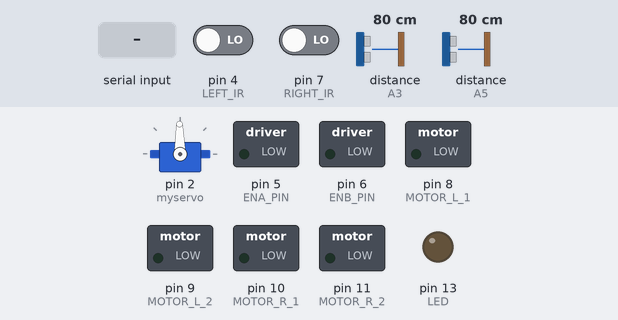
Simulated run of this sketch. Board: Arduino Uno, built with avr-gcc and run on an emulated ATmega328P. Shown: servo, switched loads named in the sketch (green lamp = pin HIGH), output pins drawn as LEDs (lit = HIGH). Dashed ring = blinking. The inputs (shaded band) are chosen by the test bench; at power-on: distance to the obstacle (sensors on A5, A3) 80 cm, pin 4 (LEFT_IR) LOW, pin 7 (RIGHT_IR) LOW. The echo pulse lasts 58.3 µs per cm; pins used as bus, display or sensor lines are not drawn.

Above: at 1.2 s.
1.3 s: byte 112 ('p') received over Serial
At 1.52 s:
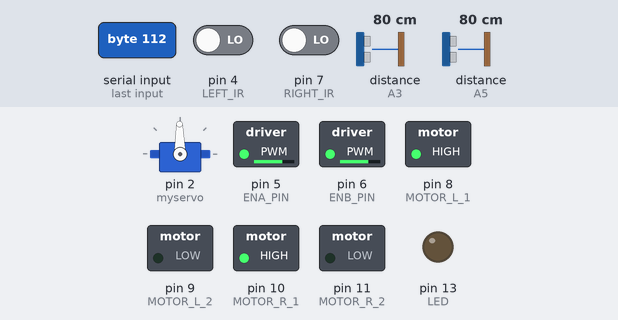
4.3 s: distance to the obstacle (sensor on A5) set to 23 cm
7.3 s: distance to the obstacle (sensor on A5) set to 19 cm
At 8.5 s:
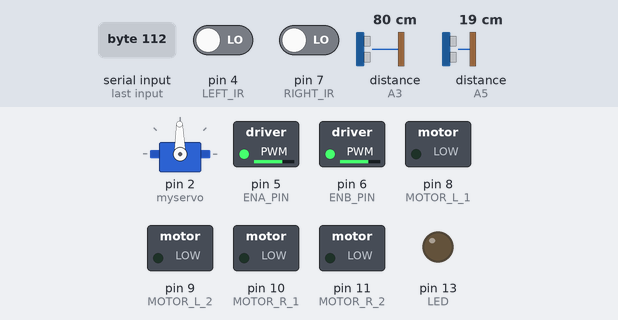
8.9 s: "b" received over Serial
At 9.8 s:
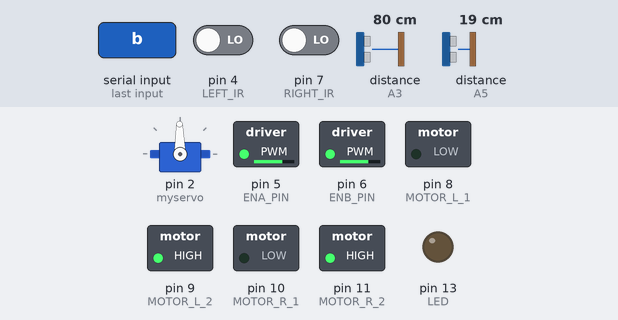
10.4 s: byte 107 ('k') received over Serial
At 10.9 s:
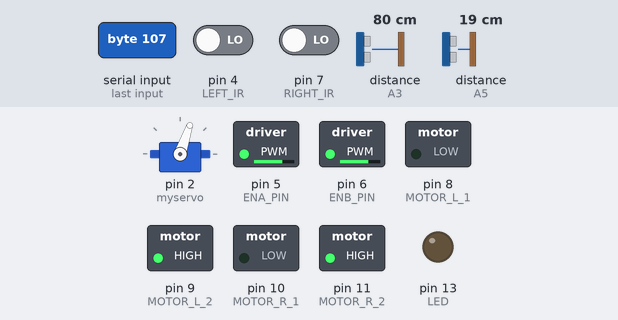
11.9 s: byte 109 ('m') received over Serial
At 13.2 s:
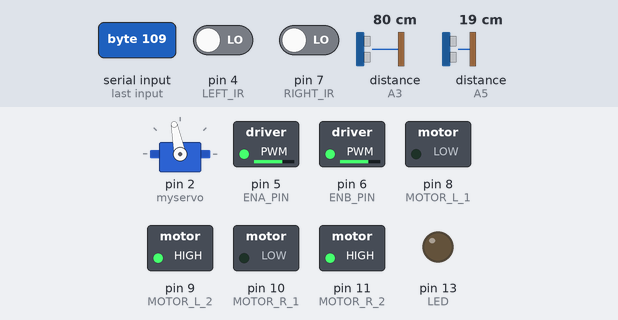
Timing chart, 0 to 14.4 s (numbered marks = the images above; inputs shaded):
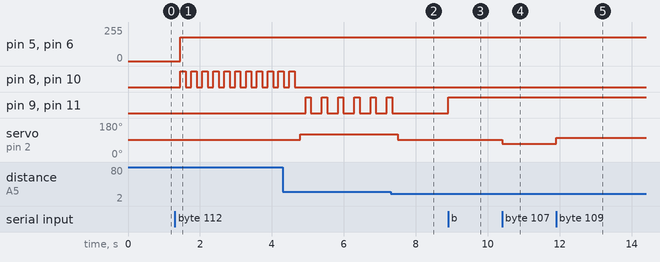

Measured:
- the behaviour switches between 21 and 20 cm on distance to the obstacle (sensor on A5) (found by bisection; images 1 and 2)
- after the input at 1.3 s, pin 5 (ENA_PIN), pin 6 (ENB_PIN): 0/255 → 180/255 after 0.15 s; pin 8 (MOTOR_L_1), pin 10 (MOTOR_R_1): alternates HIGH for 0.15 s and LOW for 0.16 s, starting after 0.15 s
- after the input at 7.3 s, pin 9 (MOTOR_L_2), pin 11 (MOTOR_R_2): goes on until 7.3 s, then stays LOW; servo on pin 2 (myservo): 121° → 91° after 0.20 s
- after the input at 8.9 s, pin 9 (MOTOR_L_2), pin 11 (MOTOR_R_2): LOW → HIGH at once
- after the input at 10.4 s, servo on pin 2 (myservo): 91° → 71° at once
- after the input at 11.9 s, servo on pin 2 (myservo): 71° → 101° at once
- by itself, pin 9 (MOTOR_L_2), pin 11 (MOTOR_R_2): alternates HIGH for 0.15 s and LOW for 0.30 s

The sketch:

sketch_jrc.ino
```cpp
#include <Servo.h>

Servo myservo;

int LEFT_IR = 4;
int RIGHT_IR = 7;

int ENA_PIN = 5;
int ENB_PIN = 6;
int MOTOR_L_1 = 8;
int MOTOR_L_2 = 9;
int MOTOR_R_1 = 10;
int MOTOR_R_2 = 11;

int FORWARD = 0;
int BACK = 1;

int ANGLE_RIGHT1 = 101;
int ANGLE_RIGHT2 = 111;
int ANGLE_RIGHT3 = 121;
int ANGLE_LEFT1 = 81;
int ANGLE_LEFT2 = 71;
int ANGLE_LEFT3 = 61;
int ANGLE_MIDDLE = 91;

int MOVETIME = 150;

int REARAREA = 20;
int REARGAP = 5;

int PARALLELAREA = 25;
int PARALLELGAP = 13;

int SPEED = 180;
boolean isForward = true;
boolean isStop = true;
boolean isParking_Finish = false;

int LEFT_TRIG = A4;
int LEFT_ECHO = A5;
int RIGHT_TRIG = A2;
int RIGHT_ECHO = A3;

int LED = 13;
unsigned char angle = ANGLE_MIDDLE;
char getstr;

int flag = 0;

boolean isNear(int pinnum)
{
  int val = digitalRead(pinnum);
  if (val == LOW)
  {
    return true;
  }
  return false;
}

boolean isHorizontal()
{
  int val_left = digitalRead(LEFT_IR);
  int val_right = digitalRead(RIGHT_IR);
  if (val_left == LOW && val_right == LOW)
  {
    return true;
  }
  return false;
}

int getDistance(int trig, int echo)
{
  digitalWrite(trig, HIGH);
  delayMicroseconds(20);
  digitalWrite(trig, LOW);
  return pulseIn(echo, HIGH);
}

int getLeft()
{
  digitalWrite(LEFT_TRIG, HIGH);
  delayMicroseconds(20);
  digitalWrite(LEFT_TRIG, LOW);
  return pulseIn(LEFT_ECHO, HIGH);
}

int getRight()
{
  digitalWrite(RIGHT_TRIG, HIGH);
  delayMicroseconds(20);
  digitalWrite(RIGHT_TRIG, LOW);
  return pulseIn(RIGHT_ECHO, HIGH);
}

void setMiddle()
{
    angle = ANGLE_MIDDLE;
    myservo.write(angle);
    delay(MOVETIME);
}

void setRight()
{
    angle = ANGLE_RIGHT3;
    myservo.write(angle);
    delay(MOVETIME);
}

void setLeft()
{
    angle = ANGLE_LEFT3;
    myservo.write(angle);
    delay(MOVETIME);
}

void CAR_move(unsigned char direction, unsigned char speed_left, unsigned char speed_right)
{
  switch (direction)
  {
  case 0:
    digitalWrite(MOTOR_L_1, HIGH);
    digitalWrite(MOTOR_L_2, LOW);
    digitalWrite(MOTOR_R_1, HIGH);
    digitalWrite(MOTOR_R_2, LOW);
    isForward = true;
    isStop = false;
    break;

  case 1:
    digitalWrite(MOTOR_L_1, LOW);
    digitalWrite(MOTOR_L_2, HIGH);
    digitalWrite(MOTOR_R_1, LOW);
    digitalWrite(MOTOR_R_2, HIGH);
    isForward = false;
    isStop = false;
    break;

  default:
    break;
  }
  analogWrite(ENA_PIN, speed_left);
  analogWrite(ENB_PIN, speed_right);
}

void CAR_stop()
{
  digitalWrite(MOTOR_L_1, LOW);
  digitalWrite(MOTOR_L_2, LOW);
  digitalWrite(MOTOR_R_1, LOW);
  digitalWrite(MOTOR_R_2, LOW);
  isStop = true;
}

void forward()
{
    CAR_move(FORWARD, SPEED, SPEED);
    delay(MOVETIME);
    CAR_stop();
    delay(MOVETIME);
}

void back()
{
    CAR_move(BACK, SPEED, SPEED);
    delay(MOVETIME);
    CAR_stop();
    delay(MOVETIME);
}

void setup() {
  pinMode(LED, OUTPUT);
  Serial.begin(9600);

  pinMode(LEFT_TRIG, OUTPUT);
  pinMode(LEFT_ECHO, INPUT);
  pinMode(RIGHT_TRIG, OUTPUT);
  pinMode(RIGHT_ECHO, INPUT);

  pinMode(LEFT_IR, INPUT);
  pinMode(RIGHT_IR, INPUT);

  pinMode(ENA_PIN, OUTPUT);
  pinMode(ENB_PIN, OUTPUT);
  pinMode(MOTOR_L_1, OUTPUT);
  pinMode(MOTOR_L_2, OUTPUT);
  pinMode(MOTOR_R_1, OUTPUT);
  pinMode(MOTOR_R_2, OUTPUT);

  myservo.attach(2);
  myservo.write(ANGLE_MIDDLE);
}

void loop()
{
  if (flag == 0) {
    //rearParking();
    control();
  }
  else if (flag == 1) {
    rearParking1();
  }
  else if (flag == 2) {
    rearParking2();
  }
}

void control()
{
  getstr = Serial.read();

  if (getstr == 'a') {
    CAR_move(FORWARD, SPEED, SPEED);
  }
  else if (getstr == 'b') {
    CAR_move(BACK, SPEED, SPEED);
  }
  else if (getstr == 'c') {
    CAR_stop();
  }
  else if (getstr == 'd') {
    SPEED = 120;
    if (isForward && !isStop)
    {
      CAR_move(FORWARD, SPEED, SPEED);
    }
    else if (!isForward && !isStop)
    {
      CAR_move(BACK, SPEED, SPEED);
    }
  }
  else if (getstr == 'e') {
    SPEED = 135;
    if (isForward && !isStop)
    {
      CAR_move(FORWARD, SPEED, SPEED);
    }
    else if (!isForward && !isStop)
    {
      CAR_move(BACK, SPEED, SPEED);
    }
  }
  else if (getstr == 'f') {
    SPEED = 170;
    if (isForward && !isStop)
    {
      CAR_move(FORWARD, SPEED, SPEED);
    }
    else if (!isForward && !isStop)
    {
      CAR_move(BACK, SPEED, SPEED);
    }
  }
  else if (getstr == 'g') {
    SPEED = 215;
    if (isForward && !isStop)
    {
      CAR_move(FORWARD, SPEED, SPEED);
    }
    else if (!isForward && !isStop)
    {
      CAR_move(BACK, SPEED, SPEED);
    }
  }
  else if (getstr == 'h') {
    SPEED = 250;
    if (isForward && !isStop)
    {
      CAR_move(FORWARD, SPEED, SPEED);
    }
    else if (!isForward && !isStop)
    {
      CAR_move(BACK, SPEED, SPEED);
    }
  }
  else if (getstr == 'i') {
    angle = ANGLE_MIDDLE;
    myservo.write(angle);
  }
  else if (getstr == 'j') {
    angle = ANGLE_LEFT1;
    myservo.write(angle);
  }
  else if (getstr == 'k') {
    angle = ANGLE_LEFT2;
    myservo.write(angle);
  }
  else if (getstr == 'l') {
    angle = ANGLE_LEFT3;
    myservo.write(angle);
  }
  else if (getstr == 'm') {
    angle = ANGLE_RIGHT1;
    myservo.write(angle);
  }
  else if (getstr == 'n') {
    angle = ANGLE_RIGHT2;
    myservo.write(angle);
  }
  else if (getstr == 'o') {
    angle = ANGLE_RIGHT3;
    myservo.write(angle);
  }
  else if (getstr == 'p') {
    SPEED = 180;
    rearParking();
  }
  else if (getstr == 'r') {
    SPEED = 180;
    parallelParking();
  }
}

void parallelParking()
{
  setMiddle();

  int gap = 0;
  int distance;

  for (int count = PARALLELAREA; count >= 0; count--)
  {
    forward();

    distance = getRight();

    if (distance > 800)
    {
      gap++;
    }
    else
    {
      gap = 0;
    }

    if (gap > PARALLELGAP)
    {
      parallel();
      //flag = 3;
      break;
    }
  }
}

void rearParking()
{
  int gap = 0;
  int distance;

  setMiddle();

  for (int count = REARAREA; count >= 0; count--)
  {
    forward();

    int right = getRight();

    if (right > 800 && right != 0)
    {
      gap++;
    }
    else
    {
      gap = 0;
    }

    if (gap > REARGAP)
    {
      break;
    }
  }
  if (gap <= REARGAP)
  {
    return;
  }

  for(int i=0; i<5; i++)
  {
    forward();
  }
  flag=1;
}

void rearParking1()
{
  int left = getLeft();

  if (left < 1200 && left !=0)
  {
    flag=2;
    return;
  }

  setRight();
  back();
}

void rearParking2()
{
  if (isHorizontal())
  {
    setMiddle();
    flag=0;
    return;
  }

  int left = getLeft();
  int right = getRight();

  angle = ANGLE_MIDDLE + (right - left) / 30;
  if (angle > ANGLE_RIGHT3)
    angle = ANGLE_RIGHT3;
  else if (angle < ANGLE_LEFT3)
    angle = ANGLE_LEFT3;

  if (angle != ANGLE_MIDDLE)
  {
    myservo.write(ANGLE_MIDDLE);
    delay(MOVETIME);

    forward();

    myservo.write(angle);
    delay(MOVETIME);

    back();

    if (isHorizontal())
    {
      setMiddle();
      flag=0;
      return;
    }
  }

  myservo.write(angle);
  delay(MOVETIME);
  back();
}

void parallel()
{
  for(int i=0; i<1; i++)
  {
    forward();
  }

  setRight();

  for(int i=0; i<15; i++)
  {
    back();
  }

  delay(MOVETIME*2);
  setLeft();

  for(int i=0; i<5; i++)
  {
    back();
  }

  delay(MOVETIME*2);
  setRight();

  for(int i=0; i<3; i++)
  {
    forward();
  }

  delay(MOVETIME*2);
  setLeft();

  for(int i=0; i<3; i++)
  {
    back();
  }

  delay(MOVETIME*2);
  setRight();

  for(int i=0; i<6; i++)
  {
    forward();
  }

  delay(MOVETIME*2);
  setMiddle();

  for(int i=0; i<1; i++)
  {
    back();
  }
}
```
